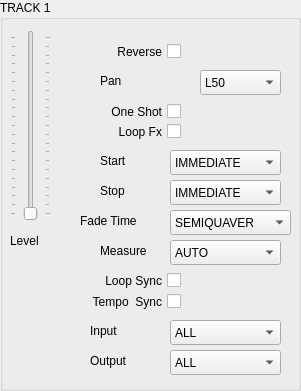
  <widget class="QGroupBox" name="gp_Track1">
   <property name="geometry">
    <rect>
     <x>10</x>
     <y>130</y>
     <width>301</width>
     <height>391</height>
    </rect>
   </property>
   <property name="title">
    <string>TRACK 1</string>
   </property>
   <widget class="QComboBox" name="track1_Measure">
    <property name="geometry">
     <rect>
      <x>170</x>
      <y>240</y>
      <width>111</width>
      <height>25</height>
     </rect>
    </property>
    <item>
     <property name="text">
      <string>AUTO</string>
     </property>
    </item>
    <item>
     <property name="text">
      <string>FREE</string>
     </property>
    </item>
    <item>
     <property name="text">
      <string>1MEAS-</string>
     </property>
    </item>
   </widget>
   <widget class="QLabel" name="label_track1_Stop">
    <property name="geometry">
     <rect>
      <x>100</x>
      <y>180</y>
      <width>71</width>
      <height>21</height>
     </rect>
    </property>
    <property name="text">
     <string>Stop</string>
    </property>
   </widget>
   <widget class="QLabel" name="label_track1_Output">
    <property name="geometry">
     <rect>
      <x>90</x>
      <y>350</y>
      <width>71</width>
      <height>21</height>
     </rect>
    </property>
    <property name="text">
     <string>Output</string>
    </property>
   </widget>
   <widget class="QComboBox" name="track1_Stop">
    <property name="geometry">
     <rect>
      <x>170</x>
      <y>180</y>
      <width>111</width>
      <height>25</height>
     </rect>
    </property>
    <item>
     <property name="text">
      <string>IMMEDIATE</string>
     </property>
    </item>
    <item>
     <property name="text">
      <string>FADE OUT</string>
     </property>
    </item>
    <item>
     <property name="text">
      <string>LOOP END</string>
     </property>
    </item>
   </widget>
   <widget class="QComboBox" name="track1_Pan">
    <property name="geometry">
     <rect>
      <x>200</x>
      <y>70</y>
      <width>81</width>
      <height>25</height>
     </rect>
    </property>
    <item>
     <property name="text">
      <string>L50</string>
     </property>
    </item>
    <item>
     <property name="text">
      <string>CENTER</string>
     </property>
    </item>
    <item>
     <property name="text">
      <string>R50</string>
     </property>
    </item>
   </widget>
   <widget class="QCheckBox" name="track1_OneShot">
    <property name="geometry">
     <rect>
      <x>90</x>
      <y>100</y>
      <width>91</width>
      <height>23</height>
     </rect>
    </property>
    <property name="layoutDirection">
     <enum>Qt::RightToLeft</enum>
    </property>
    <property name="text">
     <string>One Shot</string>
    </property>
   </widget>
   <widget class="QCheckBox" name="track1_TempoSync">
    <property name="geometry">
     <rect>
      <x>70</x>
      <y>290</y>
      <width>111</width>
      <height>23</height>
     </rect>
    </property>
    <property name="layoutDirection">
     <enum>Qt::RightToLeft</enum>
    </property>
    <property name="text">
     <string>Tempo  Sync</string>
    </property>
   </widget>
   <widget class="QCheckBox" name="track1_LoopSync">
    <property name="geometry">
     <rect>
      <x>80</x>
      <y>270</y>
      <width>101</width>
      <height>21</height>
     </rect>
    </property>
    <property name="layoutDirection">
     <enum>Qt::RightToLeft</enum>
    </property>
    <property name="text">
     <string>Loop Sync</string>
    </property>
   </widget>
   <widget class="QLabel" name="label_track1_Measure">
    <property name="geometry">
     <rect>
      <x>100</x>
      <y>240</y>
      <width>71</width>
      <height>21</height>
     </rect>
    </property>
    <property name="text">
     <string>Measure</string>
    </property>
   </widget>
   <widget class="QComboBox" name="track1_Output">
    <property name="geometry">
     <rect>
      <x>170</x>
      <y>350</y>
      <width>111</width>
      <height>25</height>
     </rect>
    </property>
    <item>
     <property name="text">
      <string>ALL</string>
     </property>
    </item>
    <item>
     <property name="text">
      <string>OUT-A</string>
     </property>
    </item>
    <item>
     <property name="text">
      <string>OUT-B</string>
     </property>
    </item>
   </widget>
   <widget class="QLabel" name="label_track1_Start">
    <property name="geometry">
     <rect>
      <x>100</x>
      <y>150</y>
      <width>71</width>
      <height>21</height>
     </rect>
    </property>
    <property name="text">
     <string>Start</string>
    </property>
   </widget>
   <widget class="QLabel" name="label_track1_Input">
    <property name="geometry">
     <rect>
      <x>90</x>
      <y>320</y>
      <width>71</width>
      <height>21</height>
     </rect>
    </property>
    <property name="text">
     <string>Input</string>
    </property>
   </widget>
   <widget class="QLabel" name="label_track1_Pan">
    <property name="geometry">
     <rect>
      <x>100</x>
      <y>70</y>
      <width>81</width>
      <height>21</height>
     </rect>
    </property>
    <property name="text">
     <string>Pan</string>
    </property>
   </widget>
   <widget class="QCheckBox" name="track1_Reverse">
    <property name="geometry">
     <rect>
      <x>100</x>
      <y>40</y>
      <width>81</width>
      <height>23</height>
     </rect>
    </property>
    <property name="layoutDirection">
     <enum>Qt::RightToLeft</enum>
    </property>
    <property name="text">
     <string>Reverse</string>
    </property>
   </widget>
   <widget class="QComboBox" name="track1_Start">
    <property name="geometry">
     <rect>
      <x>170</x>
      <y>150</y>
      <width>111</width>
      <height>25</height>
     </rect>
    </property>
    <item>
     <property name="text">
      <string>IMMEDIATE</string>
     </property>
    </item>
    <item>
     <property name="text">
      <string>FADE IN</string>
     </property>
    </item>
   </widget>
   <widget class="QComboBox" name="track1_Input">
    <property name="geometry">
     <rect>
      <x>170</x>
      <y>320</y>
      <width>111</width>
      <height>25</height>
     </rect>
    </property>
    <item>
     <property name="text">
      <string>ALL</string>
     </property>
    </item>
    <item>
     <property name="text">
      <string>MIC IN</string>
     </property>
    </item>
    <item>
     <property name="text">
      <string>INST IN</string>
     </property>
    </item>
    <item>
     <property name="text">
      <string>INST IN-A</string>
     </property>
    </item>
    <item>
     <property name="text">
      <string>INST IN-B</string>
     </property>
    </item>
    <item>
     <property name="text">
      <string>MIC/INST</string>
     </property>
    </item>
   </widget>
   <widget class="QCheckBox" name="track1_LoopFx">
    <property name="geometry">
     <rect>
      <x>100</x>
      <y>120</y>
      <width>81</width>
      <height>23</height>
     </rect>
    </property>
    <property name="layoutDirection">
     <enum>Qt::RightToLeft</enum>
    </property>
    <property name="autoFillBackground">
     <bool>false</bool>
    </property>
    <property name="text">
     <string>Loop Fx</string>
    </property>
   </widget>
   <widget class="QSlider" name="track1_Level">
    <property name="geometry">
     <rect>
      <x>10</x>
      <y>30</y>
      <width>41</width>
      <height>191</height>
     </rect>
    </property>
    <property name="maximum">
     <number>200</number>
    </property>
    <property name="orientation">
     <enum>Qt::Vertical</enum>
    </property>
    <property name="tickPosition">
     <enum>QSlider::TicksBothSides</enum>
    </property>
   </widget>
   <widget class="QLabel" name="label_track1_Level">
    <property name="geometry">
     <rect>
      <x>10</x>
      <y>230</y>
      <width>41</width>
      <height>21</height>
     </rect>
    </property>
    <property name="text">
     <string>Level</string>
    </property>
   </widget>
   <widget class="QLabel" name="label_track1_FadeTime">
    <property name="geometry">
     <rect>
      <x>80</x>
      <y>210</y>
      <width>81</width>
      <height>21</height>
     </rect>
    </property>
    <property name="text">
     <string>Fade Time</string>
    </property>
   </widget>
   <widget class="QComboBox" name="track1_FadeTime">
    <property name="geometry">
     <rect>
      <x>170</x>
      <y>210</y>
      <width>121</width>
      <height>25</height>
     </rect>
    </property>
    <item>
     <property name="text">
      <string>SEMIQUAVER</string>
     </property>
    </item>
    <item>
     <property name="text">
      <string>QUAVER</string>
     </property>
    </item>
    <item>
     <property name="text">
      <string>QUARTER NOTE</string>
     </property>
    </item>
    <item>
     <property name="text">
      <string>HALF NOTE</string>
     </property>
    </item>
    <item>
     <property name="text">
      <string>1MEAS-</string>
     </property>
    </item>
    <item>
     <property name="text">
      <string>2MEAS-</string>
     </property>
    </item>
    <item>
     <property name="text">
      <string>64MEAS-</string>
     </property>
    </item>
   </widget>
  </widget>
